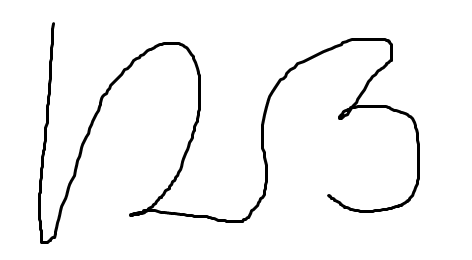
#> input picture joint.png, 472 x 260 px
$ python Thressegmentation.py joint.png
#> lines starting #> are read from the running program, lines starting #| are printed output that depends on the picture; after the words box and inside, x2 and y2 are one past the last pixel; in counts of white or black regions, pixels touching at a corner belong together
# Thressegmentation.py
# Stable 3-way splitter for joined digits:
# - Smoothed vertical projection to find two valleys
# - Corridor-aware recentering (low ink + far from strokes)
# - NEW: "left-guard" from tall-skinny component (the "1") to stop left cut drift
#
# pip install opencv-python numpy
#
# Run:
#   python Thressegmentation.py joint.png
#   python Thressegmentation.py joint.png --save out_digits

import cv2, numpy as np, os, sys

# ---------------- Binarization ----------------

def binarize_otsu_inv(img_bgr):
    gray = cv2.cvtColor(img_bgr, cv2.COLOR_BGR2GRAY) if img_bgr.ndim == 3 else img_bgr
    _, th = cv2.threshold(gray, 0, 255, cv2.THRESH_BINARY_INV + cv2.THRESH_OTSU)
    return th

def tight_bbox(bin_img):
    ys, xs = np.where(bin_img > 0)
    if xs.size == 0:
        return None
    return int(xs.min()), int(ys.min()), int(xs.max()) + 1, int(ys.max()) + 1

# ---------------- Projection helpers ----------------

def smoothed_projection(roi, win):
    proj = (roi > 0).sum(axis=0).astype(np.float32)
    k = int(win);
    if k % 2 == 0: k += 1
    k = max(3, k)
    kernel = np.ones(k, np.float32) / k
    return np.convolve(proj, kernel, mode="same"), proj

def pick_two_valleys(roi, margin=0.12, smooth_w=None, min_sep_frac=0.24, min_side_fg=0.008):
    """
    Two deep valleys, far from edges, well separated, both sides with ink.
    """
    H, W = roi.shape
    if W < 40:
        return []
    if smooth_w is None:
        smooth_w = max(7, (W // 18) | 1)

    smooth, _ = smoothed_projection(roi, smooth_w)
    mx = float(smooth.max()) if smooth.max() > 0 else 1.0

    L = int(W * margin)
    R = int(W * (1.0 - margin))
    if R <= L + 2:
        return []

    cand = []
    for x in range(L + 1, R - 1):
        if smooth[x] <= smooth[x - 1] and smooth[x] <= smooth[x + 1]:
            left_fg  = (roi[:, :x] > 0).sum()  / float(max(1, x * H))
            right_fg = (roi[:, x:] > 0).sum()  / float(max(1, (W - x) * H))
            if left_fg >= min_side_fg and right_fg >= min_side_fg:
                depth = 1.0 - (smooth[x] / mx)
                cand.append((x, depth))
    if not cand:
        j = L + int(np.argmin(smooth[L:R])) if R > L else W // 2
        return [j]

    cand.sort(key=lambda t: t[1], reverse=True)  # deepest first
    min_sep = int(W * min_sep_frac)
    picks = []
    for j, _ in cand:
        if not picks or all(abs(j - p) >= min_sep for p in picks):
            picks.append(j)
        if len(picks) == 2: break
    picks.sort()
    return picks

# ---------------- Corridor-aware recentering ----------------

def recenter_cut_to_local_min(roi, col, window=20, alpha=0.6):
    """
    Slide cut to best corridor within ±window:
      score = alpha * (normalized column ink)
            + (1 - alpha) * (1 - normalized distance)
    Low score => low ink + far from strokes.
    """
    H, W = roi.shape
    left  = max(0, col - window)
    right = min(W - 1, col + window)
    sub   = roi[:, left:right + 1]
    if sub.size == 0:
        return col

    proj = (sub > 0).sum(axis=0).astype(np.float32)
    proj /= (proj.max() + 1e-6)

    dt = cv2.distanceTransform(255 - sub, cv2.DIST_L2, 5)
    dt_col = dt.mean(axis=0).astype(np.float32)
    dt_col /= (dt_col.max() + 1e-6)

    combined = alpha * proj + (1.0 - alpha) * (1.0 - dt_col)
    j_rel = int(np.argmin(combined))
    return int(left + j_rel)

# ---------------- NEW: left-guard from tall-skinny component ----------------

def estimate_left_guard(roi, ar_thresh=2.3, left_band=0.25, min_rel_h=0.55):
    """
    Try to find the '1': a tall, skinny component near the left.
    Returns x_right of that component (in ROI coords), or None.
    """
    H, W = roi.shape
    num, labels, stats, _ = cv2.connectedComponentsWithStats(roi, connectivity=8)
    best = None
    for i in range(1, num):  # skip background
        x, y, w, h, area = stats[i]
        if w <= 0 or h <= 0:
            continue
        ar = h / (w + 1e-6)
        # near-left, tall, reasonably tall in absolute terms
        if (x < int(W * left_band)) and (ar >= ar_thresh) and (h >= min_rel_h * H):
            if best is None or x + w > best:  # rightmost edge among candidates
                best = x + w
    return best  # None or integer

# ---------------- Main segmentation (always 3 boxes) ----------------

def segment_three(img_bgr):
    bin_img = binarize_otsu_inv(img_bgr)

    tb = tight_bbox(bin_img)
    if tb is None:
        return [], bin_img
    x1, y1, x2, y2 = tb

    # small pad
    pad = 2
    x1 = max(0, x1 - pad); y1 = max(0, y1 - pad)
    x2 = min(bin_img.shape[1], x2 + pad); y2 = min(bin_img.shape[0], y2 + pad)

    roi = bin_img[y1:y2, x1:x2]
    H, W = roi.shape

    # 1) two valley candidates
    valleys = pick_two_valleys(roi, margin=0.12, smooth_w=None, min_sep_frac=0.24, min_side_fg=0.008)
    if len(valleys) < 2:
        valleys = [W // 3, 2 * W // 3]
    valleys = sorted(valleys[:2])

    # 2) corridor-aware recentering
    cuts = [recenter_cut_to_local_min(roi, c, window=20, alpha=0.6) for c in valleys]
    cuts.sort()

    # 3) guardrails
    min_width = max(14, W // 12)  # >= ~8% of width
    min_gap   = max(6,  W // 80)

    # --- NEW: left-guard using the tall-skinny '1' component ---
    left_guard = estimate_left_guard(roi, ar_thresh=2.3, left_band=0.25, min_rel_h=0.55)
    if left_guard is not None:
        # push first cut to the right of the '1' by a small margin
        guard_margin = max(6, int(0.02 * W))
        cuts[0] = max(cuts[0], left_guard + guard_margin)

    # keep inside and spaced
    valid = []
    for c in cuts:
        if c < min_width or (W - c) < min_width:
            continue
        if valid and abs(c - valid[-1]) < min_gap:
            continue
        valid.append(c)

    if len(valid) < 2:
        valid = [W // 3, 2 * W // 3]
    valid = valid[:2]
    c1, c2 = valid[0], valid[1]

    if c2 - c1 < min_gap:
        mid = (c1 + c2) // 2
        c1 = max(min_width, mid - min_gap // 2)
        c2 = min(W - min_width, mid + min_gap // 2)

    boxes = [
        (x1, y1, x1 + c1, y2),
        (x1 + c1, y1, x1 + c2, y2),
        (x1 + c2, y1, x2, y2)
    ]
    return boxes, bin_img

# ---------------- I/O & visualization ----------------

def draw_boxes(img, boxes):
    vis = img.copy()
    for (x1, y1, x2, y2) in boxes:
        cv2.rectangle(vis, (x1, y1), (x2, y2), (0, 255, 0), 2)
    return vis

# [4 lines left out: function save_crops, not called in this run]

# ---------------- CLI ----------------

if __name__ == "__main__":
    if len(sys.argv) < 2:
        print("Usage: python Thressegmentation.py <image_path> [--save out_dir]")
        sys.exit(1)

    img_path = sys.argv[1]
    out_dir = None
    if "--save" in sys.argv:
        i = sys.argv.index("--save")
        out_dir = sys.argv[i + 1] if i + 1 < len(sys.argv) else "out_digits"

    img = cv2.imread(img_path)
#> img is the input picture: shape (260, 472, 3); min 0, max 255, mean 246
    if img is None:
        raise FileNotFoundError(img_path)

    boxes, bin_img = segment_three(img)
#> in binarize_otsu_inv, `_, th = cv2.threshold(gray, 0, 255, cv2.THRESH_BINARY_INV + cv2.THRESH..`:
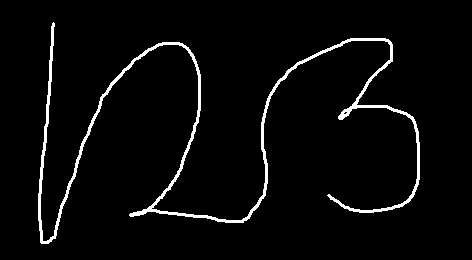
#> th: shape (260, 472); 3.6% white; 1 white region, box (x1, y1, x2, y2) and area: (38, 22, 420, 244) 4387
#> in tight_bbox, `ys, xs = np.where(bin_img > 0)`: ys = 4387 values from 22 to 243; xs = 4387 values, max 419 at index 2370, min 38 at index 3176, mean 216.6
#> in segment_three, `tb = tight_bbox(bin_img)`: tb = (38, 22, 420, 244)
#> in segment_three, `x1, y1, x2, y2 = tb`: x1 = 38; y1 = 22; x2 = 420; y2 = 244
#> in segment_three, `x1 = max(0, x1 - pad)`: x1 = 36
#> in segment_three, `y1 = max(0, y1 - pad)`: y1 = 20
#> in segment_three, `x2 = min(bin_img.shape[1], x2 + pad)`: x2 = 422
#> in segment_three, `y2 = min(bin_img.shape[0], y2 + pad)`: y2 = 246
#> in segment_three, `roi = bin_img[y1:y2, x1:x2]`:
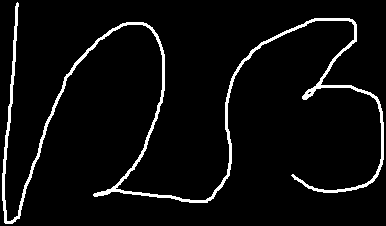
#> roi: shape (226, 386); 5% white; 1 white region, box (x1, y1, x2, y2) and area: (2, 2, 384, 224) 4387
#> in smoothed_projection, `proj = (roi > 0).sum(axis=0).astype(np.float32)`: proj = 386 values, max 76 at index 4, min 0 at index 0, mean 11.37
#> in pick_two_valleys, `smooth, _ = smoothed_projection(roi, smooth_w)`: smooth = 386 values, max 37.19 at index 12, min 3.05 at index 192, mean 10.99
#> in pick_two_valleys, `mx = float(smooth.max()) if smooth.max() > 0 else 1.0`: mx = 37.19
#> the loop in pick_two_valleys, `for x in range(L + 1, R - 1):` made 291 passes
#> (left_fg, right_fg, depth) on passes 6, 14, 31, 33, 36, 60, 62, 68: (0.0896, 0.0442, 0.78), (0.0824, 0.0444, 0.802), (0.0708, 0.0452, 0.859), (0.0696, 0.0453, 0.859), (0.0678, 0.0456, 0.863), (0.0592, 0.0469, 0.762), (0.0589, 0.047, 0.758), (0.0579, 0.0471, 0.731)
#> after the loop in pick_two_valleys, `for x in range(L + 1, R - 1):`: cand = 53 pairs, first value 52 to 334, second value 0.494 to 0.918
#> the loop in pick_two_valleys, `for j, _ in cand:` made 34 passes
#> j on passes 1 to 8: 192, 193, 194, 195, 190, 186, 187, 188
#> after the loop in pick_two_valleys, `for j, _ in cand:`: picks = [192, 82]
#> in segment_three, `valleys = pick_two_valleys(roi, margin=0.12, smooth_w=None, min_sep_fr..`: valleys = [82, 192]
#> in recenter_cut_to_local_min, `sub   = roi[:, left:right + 1]`:
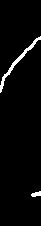
#> sub: shape (226, 41); 2.8% white; 2 white regions, box (x1, y1, x2, y2) and area: (0, 36, 41, 93) 222, (31, 191, 41, 197) 41
#> in recenter_cut_to_local_min, `proj = (sub > 0).sum(axis=0).astype(np.float32)`: proj = 41 values, max 12 at index 2, min 3 at index 27, mean 6.41
#> in recenter_cut_to_local_min, `proj /= (proj.max() + 1e-6)`: proj = 41 values, max 1 at index 2, min 0.25 at index 27, mean 0.535
#> in recenter_cut_to_local_min, `dt = cv2.distanceTransform(255 - sub, cv2.DIST_L2, 5)`:
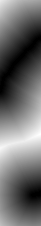
#> dt: shape (226, 41) float32; min 0, max 57, mean 24.3; drawn with min black and max white
#> in recenter_cut_to_local_min, `dt_col = dt.mean(axis=0).astype(np.float32)`: dt_col = 41 values, max 29.02 at index 0, min 22.6 at index 24, mean 24.33
#> in recenter_cut_to_local_min, `dt_col /= (dt_col.max() + 1e-6)`: dt_col = 41 values, max 1 at index 0, min 0.779 at index 24, mean 0.838
#> in recenter_cut_to_local_min, `combined = alpha * proj + (1.0 - alpha) * (1.0 - dt_col)`: combined = 41 values, max 0.614 at index 2, min 0.231 at index 5, mean 0.385
#> in recenter_cut_to_local_min, `j_rel = int(np.argmin(combined))`: j_rel = 5
#> call 2 of recenter_cut_to_local_min, with col = 192, window = 20, alpha = 0.6
#> in recenter_cut_to_local_min (call 2), `right = min(W - 1, col + window)`: right = 212
#> in recenter_cut_to_local_min (call 2), `sub   = roi[:, left:right + 1]`:
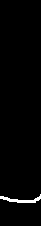
#> sub: shape (226, 41); 1.5% white; 1 white region, box (x1, y1, x2, y2) and area: (0, 194, 41, 203) 135
#> in recenter_cut_to_local_min (call 2), `proj = (sub > 0).sum(axis=0).astype(np.float32)`: proj = 41 values, max 5 at index 35, min 3 at index 0, mean 3.29
#> in recenter_cut_to_local_min (call 2), `proj /= (proj.max() + 1e-6)`: proj = 41 values, max 1 at index 35, min 0.6 at index 0, mean 0.659
#> in recenter_cut_to_local_min (call 2), `dt = cv2.distanceTransform(255 - sub, cv2.DIST_L2, 5)`:
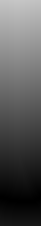
#> dt: shape (226, 41) float32; min 0, max 198.6, mean 87.4
#> in recenter_cut_to_local_min (call 2), `dt_col = dt.mean(axis=0).astype(np.float32)`: dt_col = 41 values, max 88.96 at index 16, min 85.09 at index 40, mean 87.38
#> in recenter_cut_to_local_min (call 2), `dt_col /= (dt_col.max() + 1e-6)`: dt_col = 41 values, max 1 at index 16, min 0.957 at index 40, mean 0.982
#> in recenter_cut_to_local_min (call 2), `combined = alpha * proj + (1.0 - alpha) * (1.0 - dt_col)`: combined = 41 values, max 0.617 at index 40, min 0.36 at index 16, mean 0.402
#> in recenter_cut_to_local_min (call 2), `j_rel = int(np.argmin(combined))`: j_rel = 16
#> in segment_three, `cuts = [recenter_cut_to_local_min(roi, c, window=20, alpha=0.6) for c ..`: cuts = [67, 188]
#> in estimate_left_guard, `num, labels, stats, _ = cv2.connectedComponentsWithStats(roi, connecti..`: num = 2; stats = [[0, 0, 386, 226, 82849], [2, 2, 382, 222, 4387]]
#> the loop in estimate_left_guard, `for i in range(1, num):` made 1 pass
#> (x, y, w, h, area, ar) on pass 1: (2, 2, 382, 222, 4387, 0.581)
#> the loop in segment_three, `for c in cuts:` made 2 passes
#> c on passes 1 to 2: 67, 188
#> after the loop in segment_three, `for c in cuts:`: valid = [67, 188]
#> in segment_three, `c1, c2 = valid[0], valid[1]`: c1 = 67; c2 = 188
#> in segment_three, `boxes = [ (x1, y1, x1 + c1, y2), (x1 + c1, y1, x1 + c2, y2), (x1 + c2,..`: boxes = [(36, 20, 103, 246), (103, 20, 224, 246), (224, 20, 422, 246)]
    vis = draw_boxes(img, boxes)
#> the loop in draw_boxes, `for (x1, y1, x2, y2) in boxes:` made 3 passes
#> (x1, x2) on passes 1 to 3: (36, 103), (103, 224), (224, 422)
#> after the loop in draw_boxes, `for (x1, y1, x2, y2) in boxes:`:
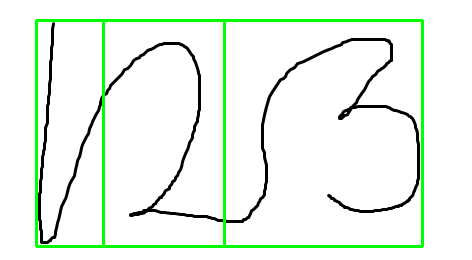
#> vis: shape (260, 472, 3); 4.08% of pixels changed, all inside (x1, y1, x2, y2) = (35, 19, 424, 248)

    print(f"Found {len(boxes)} box(es): {boxes}")
#| Found 3 box(es): [(36, 20, 103, 246), (103, 20, 224, 246), (224, 20, 422, 246)]
    cv2.imshow("Binarized", bin_img)
    cv2.imshow("Digits", vis)
    cv2.waitKey(0)

    if out_dir:
        save_crops(cv2.cvtColor(bin_img, cv2.COLOR_GRAY2BGR), boxes, out_dir)
        print(f"Crops saved to: {out_dir}")

$ run again, with add.png copied over joint.png
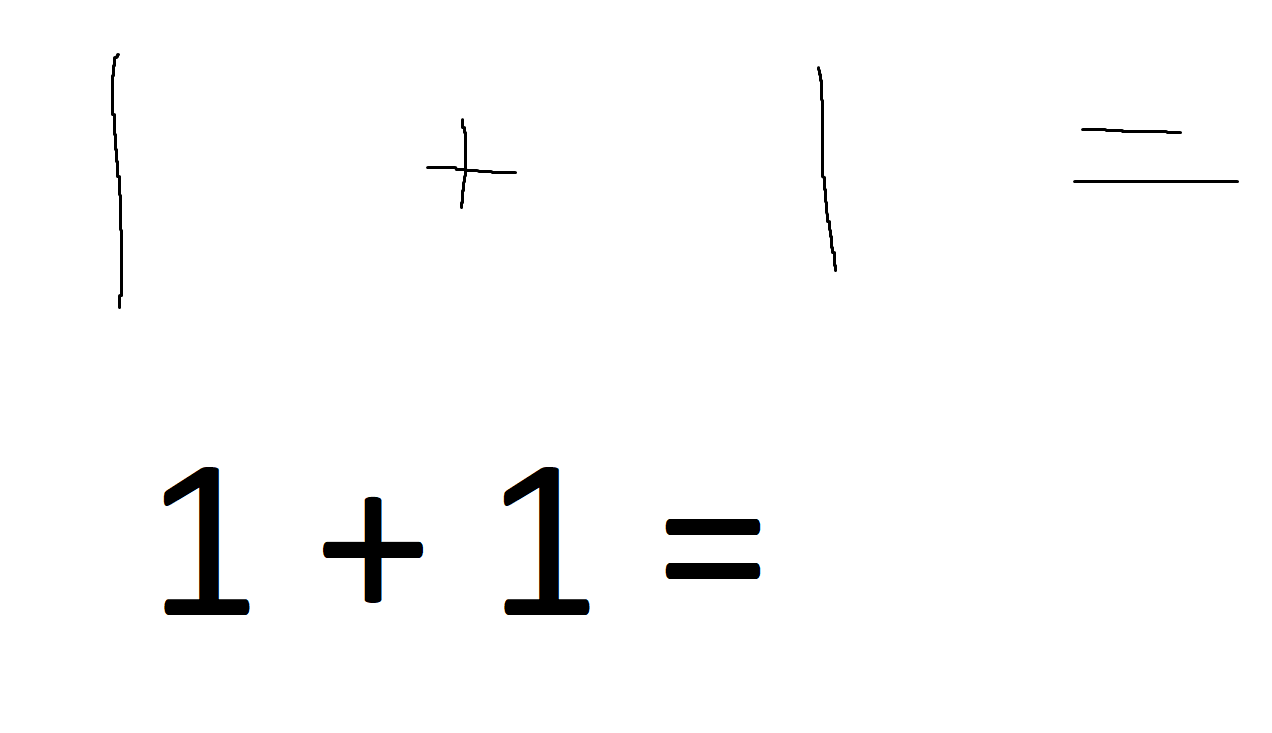
#> input picture add.png, 1272 x 733 px
#> img is the input picture: shape (733, 1272, 3); mean B, G, R 250.1, 250.1, 250.1
#> in binarize_otsu_inv, `_, th = cv2.threshold(gray, 0, 255, cv2.THRESH_BINARY_INV + cv2.THRESH..`:
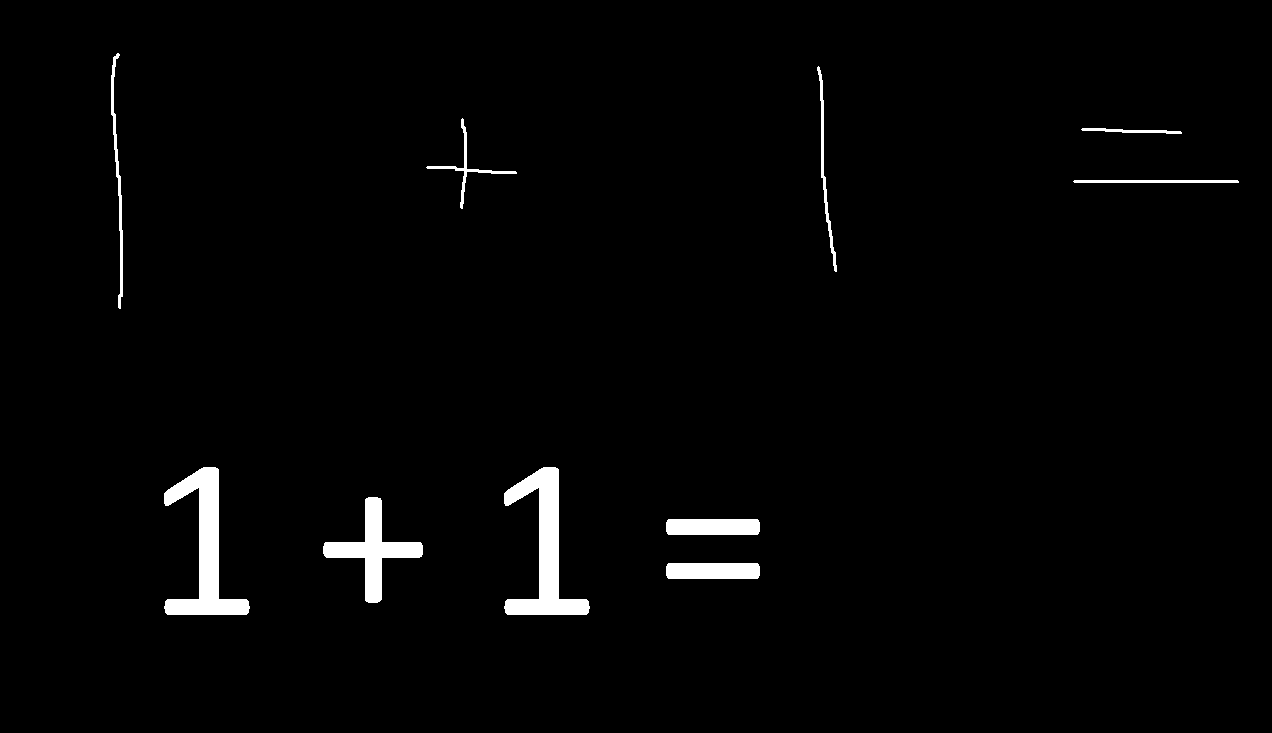
#> th: shape (733, 1272); 1.9% white; 10 white regions, largest, box (x1, y1, x2, y2) and area: (164, 467, 250, 615) 4560, (504, 467, 590, 615) 4560, (323, 497, 423, 603) 3088
#> ys = 17963 values from 53 to 614; xs = 17963 values, max 1238 at index 1857, min 111 at index 103, mean 471.8
#> tb = (111, 53, 1239, 615)
#> in segment_three, `x1, y1, x2, y2 = tb`: x1 = 111; y1 = 53; x2 = 1239; y2 = 615
#> in segment_three, `x1 = max(0, x1 - pad)`: x1 = 109
#> in segment_three, `y1 = max(0, y1 - pad)`: y1 = 51
#> in segment_three, `x2 = min(bin_img.shape[1], x2 + pad)`: x2 = 1241
#> in segment_three, `y2 = min(bin_img.shape[0], y2 + pad)`: y2 = 617
#> roi: shape (566, 1132); 2.8% white; 10 white regions, largest, box (x1, y1, x2, y2) and area: (55, 416, 141, 564) 4560, (395, 416, 481, 564) 4560, (214, 446, 314, 552) 3088
#> in smoothed_projection, `proj = (roi > 0).sum(axis=0).astype(np.float32)`: proj = 1132 values, max 148 at index 94, min 0 at index 0, mean 15.87
#> smooth = 1132 values, max 67.44 at index 426, min 0 at index 172, mean 15.6
#> mx = 67.44
#> the loop in pick_two_valleys, `for x in range(L + 1, R - 1):` made 859 passes
#> (left_fg, right_fg, depth) on passes 37 to 44: (0.055, 0.0232, 1), (0.0547, 0.0232, 1), (0.0544, 0.0232, 1), (0.0541, 0.0233, 1), (0.0538, 0.0233, 1), (0.0535, 0.0233, 1), (0.0532, 0.0233, 1), (0.0529, 0.0234, 1)
#> after the loop in pick_two_valleys, `for x in range(L + 1, R - 1):`: cand = 93 pairs, first value 172 to 616, second value 0.408 to 1
#> the loop in pick_two_valleys, `for j, _ in cand:` made 12 passes
#> j on passes 1 to 8: 172, 173, 174, 175, 176, 177, 178, 179
#> after the loop in pick_two_valleys, `for j, _ in cand:`: picks = [172, 512]
#> sub: shape (566, 41); every value is 0
#> in recenter_cut_to_local_min, `proj = (sub > 0).sum(axis=0).astype(np.float32)`: proj = 41 values from 0 to 0
#> dt: shape (566, 41) float32; every value is 3.4e+38
#> j_rel = 0
#> cuts = [152, 492]
#> labels: shape (566, 1132) int32; 11 distinct labels, from 0 to 10
#> num = 11; stats = [[0, 0, 1132, 566, 622749], [2, 2, 12, 256, 797], [708, 15, 20, 206, 637], [317, 67, 91, 91, 547], [972, 77, 101, 6, 303], [964, 129, 166, 3, 495], [55, 416, 86, 148, 4560], [395, 416, 86, 148, 4560], [214, 446, 100, 106, 3088], [557, 468, 94, 16, 1488], [557, 512, 94, 16, 1488]]
#> the loop in estimate_left_guard, `for i in range(1, num):` made 10 passes
#> (x, y, w, h, area, ar) on passes 1 to 8: (2, 2, 12, 256, 797, 21.33), (708, 15, 20, 206, 637, 10.3), (317, 67, 91, 91, 547, 1), (972, 77, 101, 6, 303, 0.0594), (964, 129, 166, 3, 495, 0.0181), (55, 416, 86, 148, 4560, 1.72), (395, 416, 86, 148, 4560, 1.72), (214, 446, 100, 106, 3088, 1.06)
#> the loop in segment_three, `for c in cuts:` made 2 passes
#> c on passes 1 to 2: 152, 492
#> after the loop in segment_three, `for c in cuts:`: valid = [152, 492]
#> c1 = 152; c2 = 492
#> in segment_three, `boxes = [ (x1, y1, x1 + c1, y2), (x1 + c1, y1, x1 + c2, y2), (x1 + c2,..`: boxes = [(109, 51, 261, 617), (261, 51, 601, 617), (601, 51, 1241, 617)]
#> the loop in draw_boxes, `for (x1, y1, x2, y2) in boxes:` made 3 passes
#> (x1, x2) on passes 1 to 3: (109, 261), (261, 601), (601, 1241)
#> after the loop in draw_boxes, `for (x1, y1, x2, y2) in boxes:`:
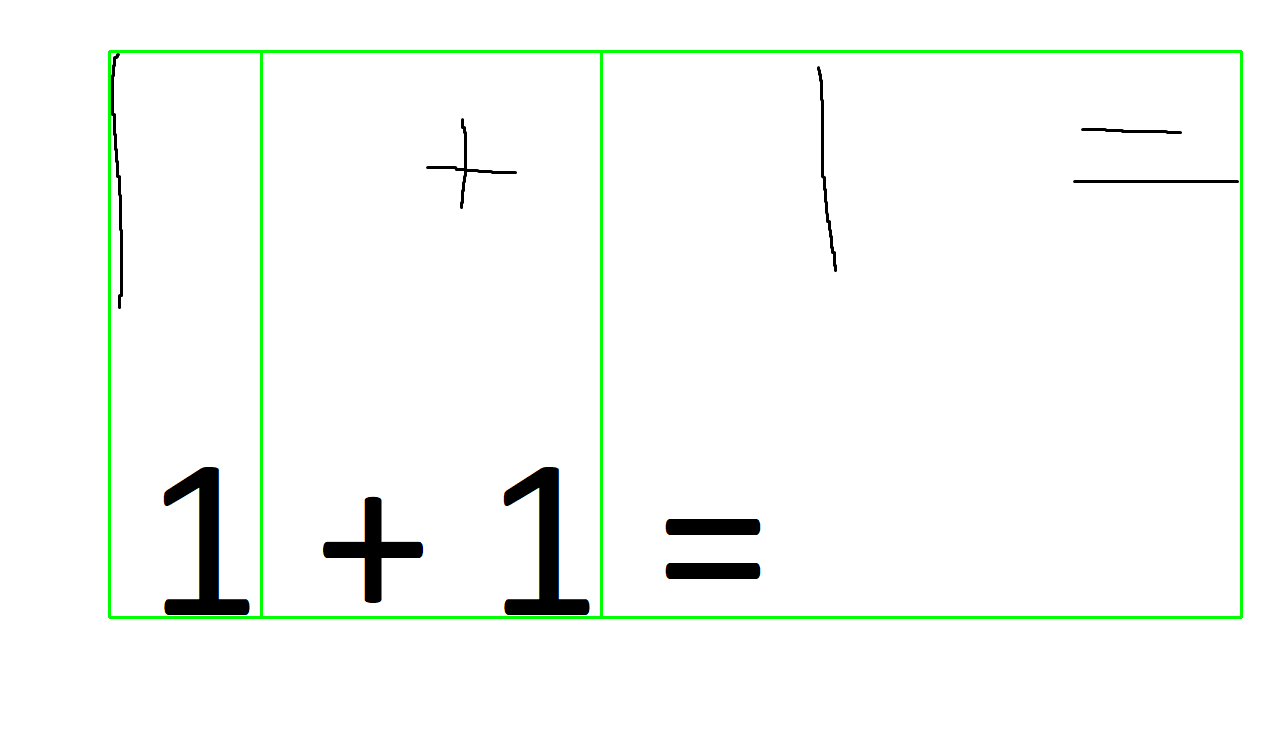
#> vis: shape (733, 1272, 3); 1.45% of pixels changed, all inside (x1, y1, x2, y2) = (108, 50, 1243, 619)
#| Found 3 box(es): [(109, 51, 261, 617), (261, 51, 601, 617), (601, 51, 1241, 617)]
